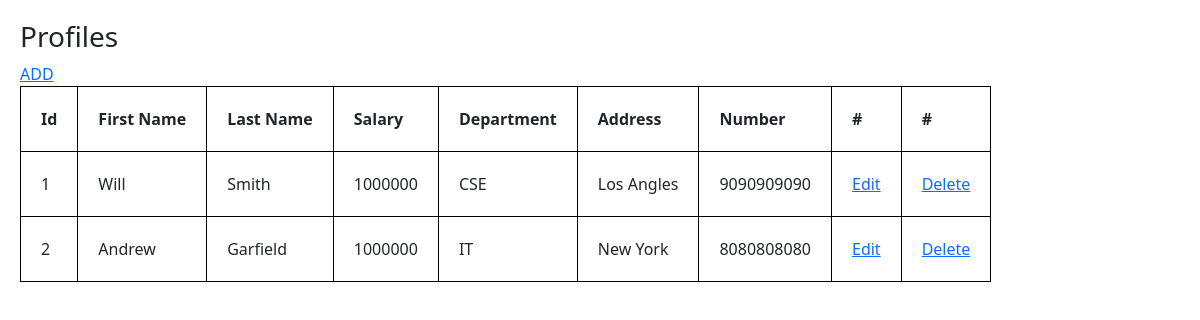
Before: / with the older database file.
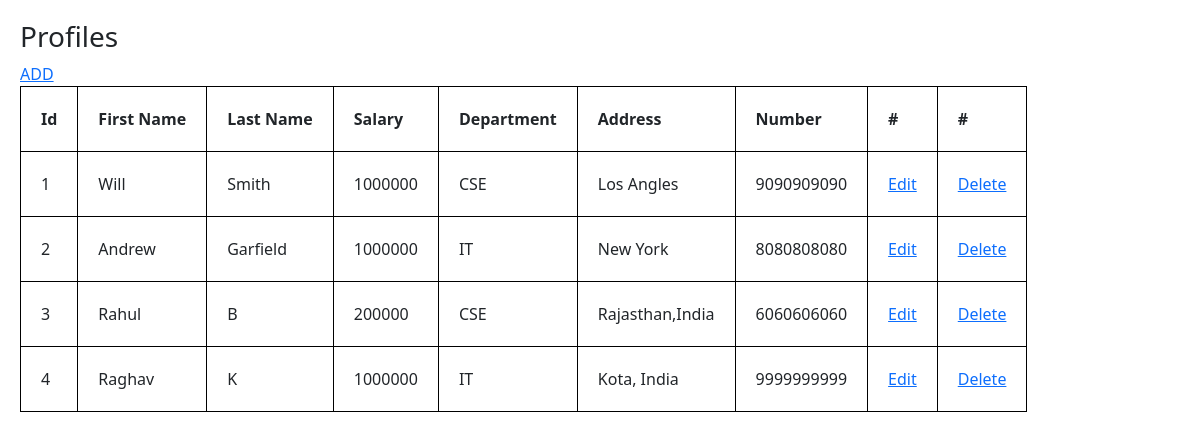
After: the same page with the newer database file.
### app.py (models this page shows, shortened)
class Profile(db.Model):
    emp_id = db.Column(db.Integer, primary_key=True)
    first_name = db.Column(db.String(20), unique=False, nullable=False)
    last_name = db.Column(db.String(20), unique=False, nullable=False)
    department = db.Column(db.String(30), unique=False, nullable=False)
    address = db.Column(db.String(50), unique=False, nullable=False)
    number = db.Column(db.Integer, nullable=False)
    salary = db.Column(db.Integer, nullable=False)

### app.py (the view)
@app.route('/')
def index():
    profiles = Profile.query.all()
    return render_template('index.html', profiles=profiles)

### templates/index.html (shortened to what this page needs)
<!DOCTYPE html>
<html>
<head>
    <link href="https://cdn.jsdelivr.net/npm/bootstrap@5.1.3/dist/css/bootstrap.min.css" rel="stylesheet">
</head>
<body>
	<h3>Profiles</h3>
	<a href="/add_data">ADD</a>
	<br>
	<table>
		<thead>
			<th>Id</th>
			<th>First Name</th>
			<th>Last Name</th>
			<th>Salary</th>
			<th>Department</th>
            <th>Address</th>
            <th>Number</th>
            <th>#</th>
            <th>#</th>
		</thead>
		{% for data in profiles %}
		<tbody>
			<td>{{data.emp_id}}</td>
			<td>{{data.first_name}}</td>
			<td>{{data.last_name}}</td>
			<td>{{data.salary}}</td>
            <td>{{data.department}}</td>
			<td>{{data.address}}</td>
			<td>{{data.number}}</td>
            <td><a href="/edit/{{data.emp_id}}" type="button">Edit</a></td>
			<td><a href="/delete/{{data.emp_id}}" type="button">Delete</a></td>
		</tbody>
		{% endfor%}
	</table>
</body>
</html>

### templates/index.html (style rules this page uses)
body { margin-top: 20px; margin-left: 20px; }
table, th, td { border: 1px solid black; border-collapse: collapse; padding:20px; }

Changed rows visible on the page:
added Profile: emp_id "3", first_name "Rahul", last_name "B", salary "200000", department "CSE", address "Rajasthan,India", number "6060606060"
added Profile: emp_id "4", first_name "Raghav", last_name "K", salary "1000000", department "IT", address "Kota, India", number "9999999999"
